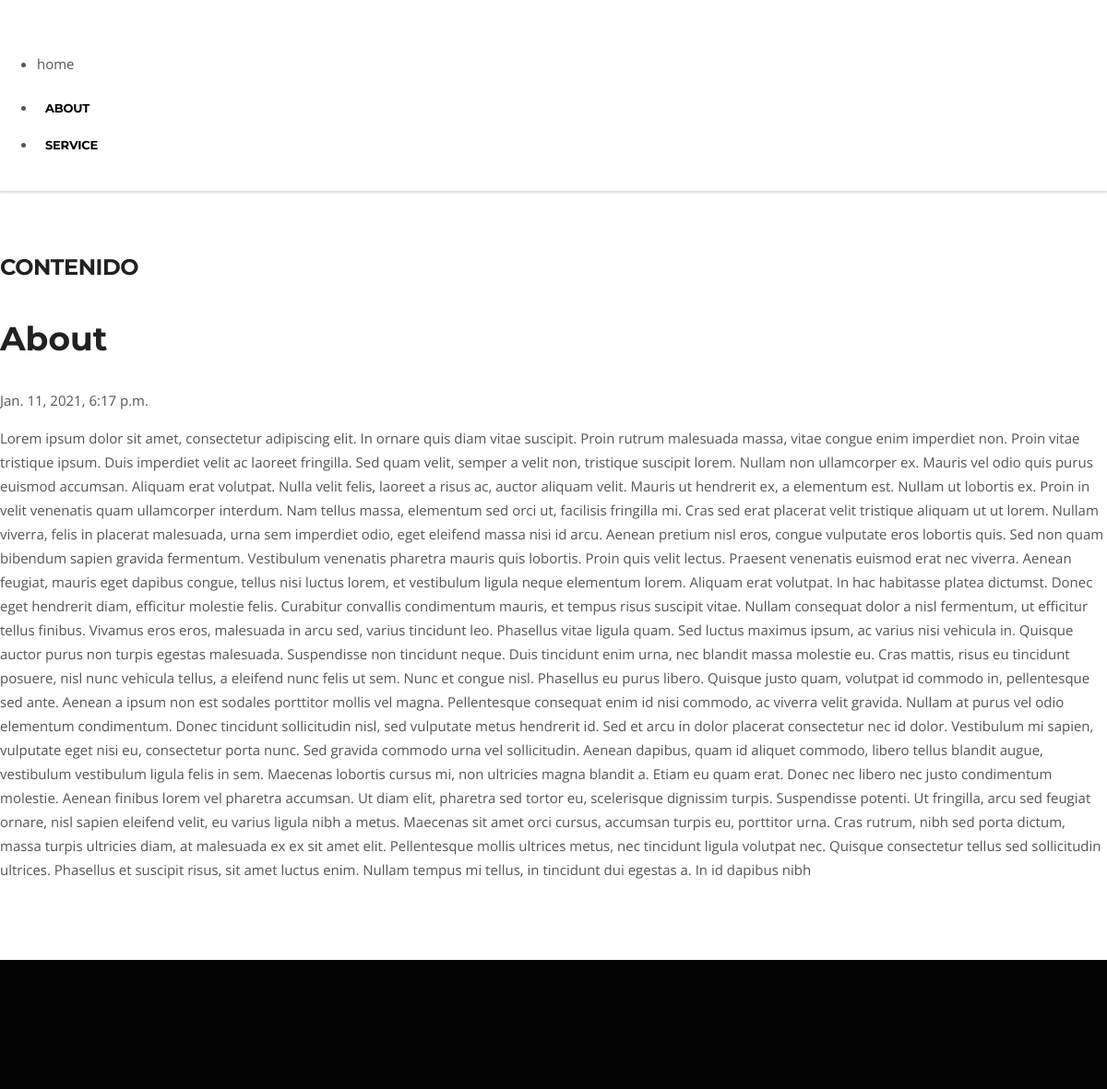
The app's page /pagina/about with its own data.
### pages/models.py (models this page shows, shortened)
class   Page(models.Model):
    title = models.CharField(max_length=50, verbose_name= "Título")
    content = RichTextField(verbose_name= "Contenido")
    slug = models.CharField(unique=True,max_length=150, verbose_name= "URL amigable")
    visible = models.BooleanField(verbose_name="¿Visible?")
    created_at = models.DateTimeField(auto_now_add=True, verbose_name= "Creado el")
    updated_at = models.DateTimeField(auto_now=True, verbose_name= "Modificado el")
    class Meta:
        verbose_name = "Pagina"
        verbose_name_plural = "Paginas"

### pages/views.py (the view)
# urls.py: path('pagina/<str:slug>', views.page, name= "page")
def page(request, slug):
    page = Page.objects.get(slug=slug)
    return render(request, "pages/page.html",{
        "page" : page
    })

### pages/context_processors.py (called while the page is built)
def get_pages(request):
    pages = Page.objects.filter(visible=True).values_list('id', 'title', 'slug')
    return {
        'pages' : pages
    }

### pages/templates/pages/page.html (shortened to what this page needs)
{% extends 'layouts/layout.html' %}
{% block content %}
    <h1>{{page.title}}</h1>
    <span>
    {{ page.created_at}}
    </span>
    <p>
    {{ page.content|safe }}
    </p>
{% endblock %}

### mainapp/templates/layouts/layout.html (shortened to what this page needs)
<!DOCTYPE html>
<html lang="en">
<head>
{% load static %}
  <link rel="stylesheet" href="{% static 'css/style.css' %}">
</head>
<body>
  <div class="body-inner">
<header id="header" class="header-two">
  <div class="site-navigation">
    <div class="container">
        <div class="row">
          <div class="col-lg-12">
              <nav class="navbar navbar-expand-lg navbar-light p-0">
                <div class="logo">
                </div>
                <ul>
                  <li>
                    <a href="">home</a>
                  </li>
                </ul>
                <ul class="nav navbar-nav ml-auto align-items-center">
                  {% for page in pages  %}
                  <li class="nav-item">
                      <a href="{% url 'page' page.2 %}" class="nav-link">{{ page.1 }}</a>
                  </li>
                  {% endfor %}
                </ul>
              </nav>
          </div>
        </div>
    </div>
  </div>
</header>
<section class="content">
  <div class="container">
    <div class="row">
        <div class="col-lg-6">
          <h3 class="column-title">Contenido</h3>
          {% block content  %}{% endblock %}
        </div>
    </div>
  </div>
</section>
  <footer id="footer" class="footer bg-overlay">
    <div class="footer-main">
    </div>
  </footer>
  </div>
</body>
</html>

### mainapp/static/css/style.css (style rules this page uses)
body { background: #fff; color: #555; }
body, p { font-family: "Open Sans", sans-serif; text-rendering: optimizeLegibility; -webkit-font-smoothing: antialiased !important; line-height: 26px; font-size: 15px; }
h1, h2, h3, h4, h5, h6 { color: #212121; font-weight: 700; font-family: 'Montserrat', sans-serif; text-rendering: optimizeLegibility; -webkit-font-smoothing: antialiased !important; }
h1 { font-size: 36px; line-height: 48px; }
h3 { font-size: 24px; margin-bottom: 20px; text-transform: uppercase; letter-spacing: -.5px; }
html { overflow-x: hidden !important; width: 100%; height: 100%; position: relative; -webkit-font-smoothing: antialiased; text-rendering: optimizeLegibility; }
body { border: 0; margin: 0; padding: 0; }
.body-inner { position: relative; overflow: hidden; }
a:link, a:visited { text-decoration: none; }
a { color: inherit; transition: .2s ease; }
section, .section-padding { padding: 70px 0; position: relative; }
.bg-overlay { position: relative; }
.bg-overlay:after { background-color: rgba(0, 46, 91, 0.8); z-index: 0; position: absolute; content: ''; width: 100%; height: 100%; top: 0; left: 0; }
.bg-overlay:after { position: relative; }
.bg-overlay:after { background-color: rgba(0, 0, 0, 0.8); z-index: 0; position: absolute; content: ''; width: 100%; height: 100%; top: 0; left: 0; }
.column-title { margin: 0 0 40px; }
.navbar { border-radius: 0; border: 0; margin-bottom: 0; }
ul.navbar-nav > li { padding: 0 13px; position: relative; }
@media (max-width: 1200px) { ul.navbar-nav > li { padding: 0 9px; } }
@media (max-width: 1200px) { ul.navbar-nav > li .nav-link { font-size: 12px; } }
ul.navbar-nav > li:last-child { padding-right: 0; }
ul.navbar-nav > li:last-child:after { background: none; }
ul.navbar-nav > li > a:after, ul.navbar-nav > li > a:after { display: none; }
ul.navbar-nav > li > a { font-family: "Montserrat", sans-serif; color: #fff !important; text-rendering: optimizeLegibility; font-weight: 700 !important; text-transform: uppercase; letter-spacing: -.2px; font-size: 14px; margin: 0; line-height: 40px; padding: 30px 0; transition: 350ms; }
.navbar-light ul.navbar-nav > li > a { color: #000 !important; font-size: 13px; }
.site-navigation .container, .search-area { position: relative; }
.footer { background-color: #0d0d0d; color: #999; }
.footer-main { padding: 80px 0 60px; }
ul.navbar-nav > li > a { padding: 15px 0 !important; color: #fff; }
.header-two { background: #fff; box-shadow: 0 2px 2px 0 rgba(0, 0, 0, 0.15); padding: 15px 0; }

### records on screen
Page: title "ABOUT", title "About", created_at "Jan. 11, 2021, 6:17 p.m.", content "Lorem ipsum dolor sit amet, consectetur adipiscing elit. In ornare quis diam vitae suscipit. Proin rutrum malesuada massa, vitae congue enim imperdiet non. Proin vitae tristique ipsum. Duis imperdiet velit ac laoreet fringilla. Sed quam velit, semper a velit non, tristique suscipit lorem. Nullam non ullamcorper ex. Mauris vel odio quis purus euismod accumsan. Aliquam erat volutpat. Nulla velit felis, laoreet a risus ac, auctor aliquam velit. Mauris ut hendrerit ex, a elementum est. Nullam ut lobortis ex. Proin in velit venenatis quam ullamcorper interdum. Nam tellus massa, elementum sed orci ut, facilisis fringilla mi. Cras sed erat placerat velit tristique aliquam ut ut lorem. Nullam…"
Page: title "SERVICE"
